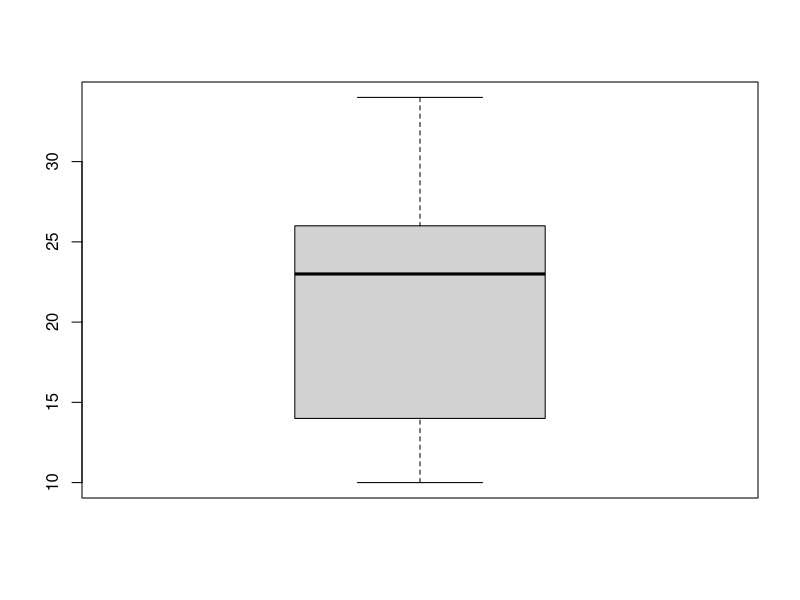
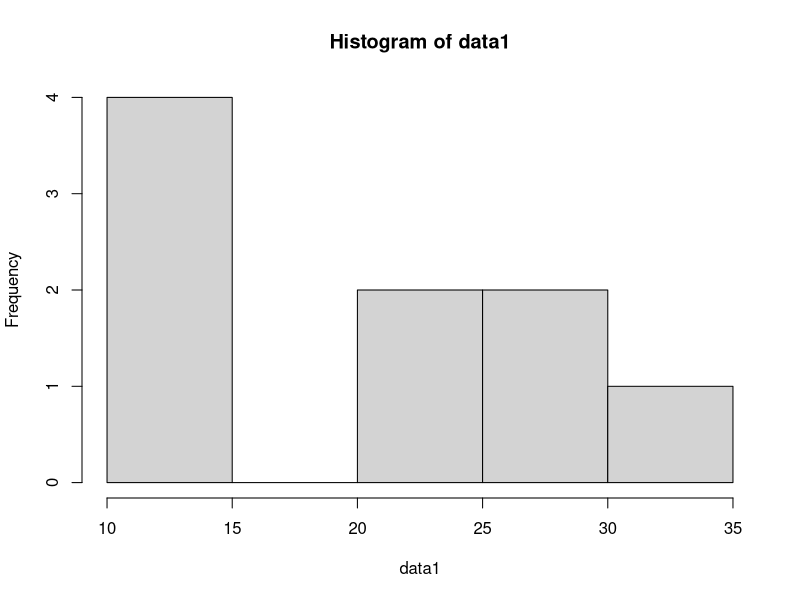

These charts were generated, in order, by the following R code:
## ---- chunk 1

data1 <- c(10, 23,14,12,34,26,28,24,15)

## ---- chunk 2
mean(data1)
## ---- chunk 3
summary(data1, )
## ---- chunk 4
boxplot(data1)
## ---- chunk 5
hist(data1)
